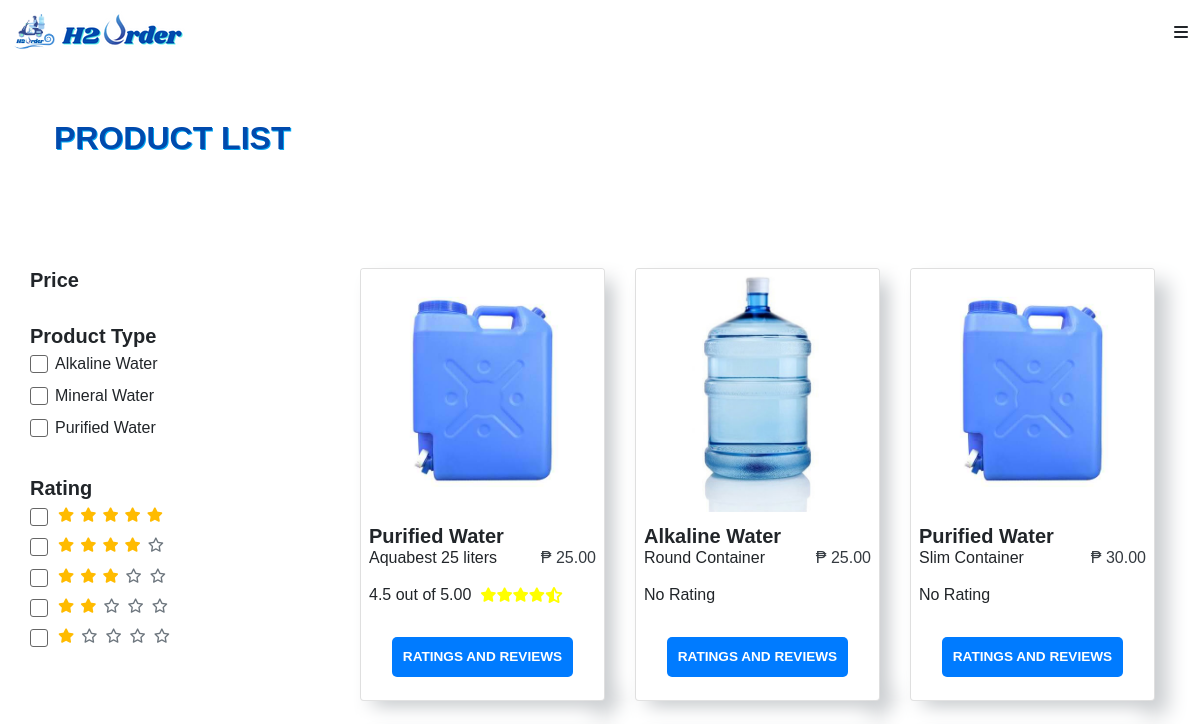
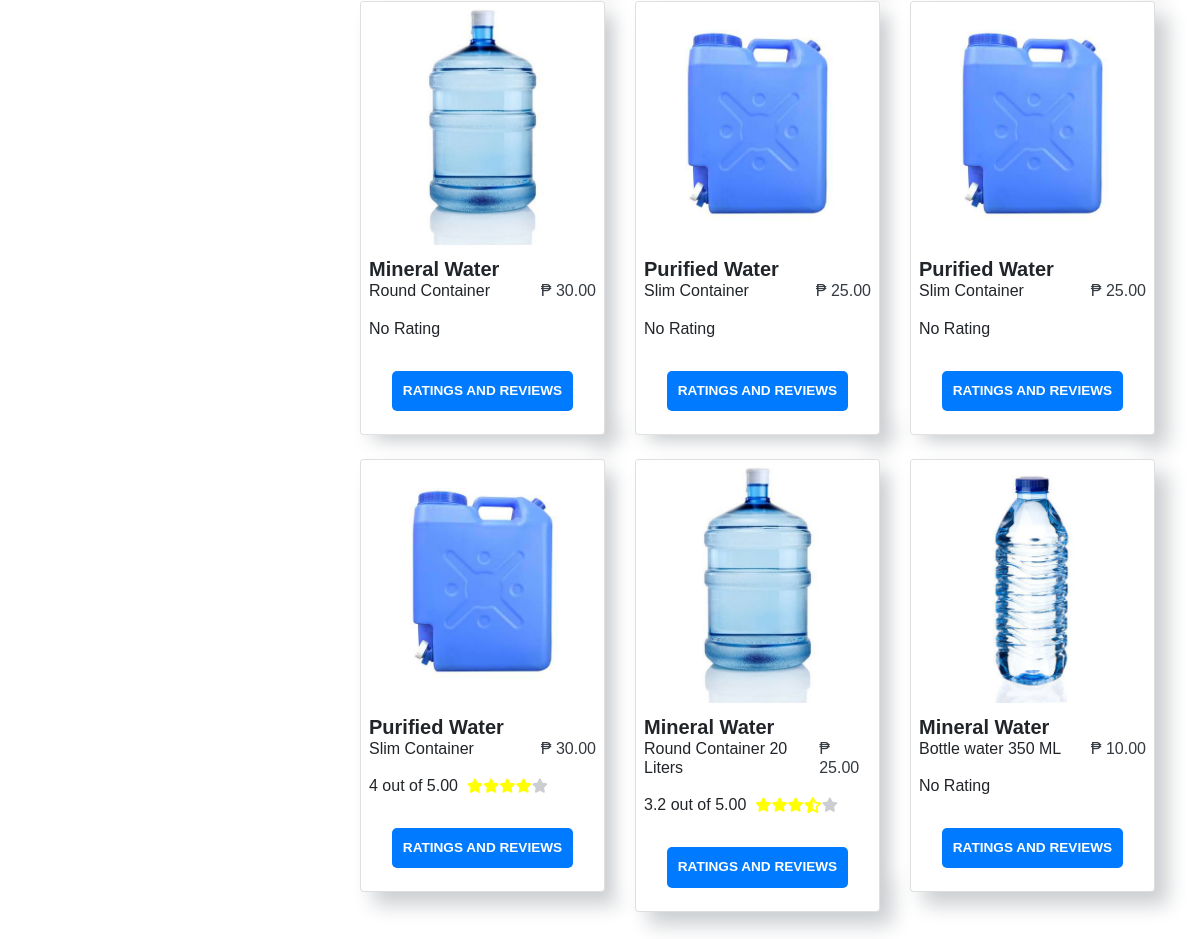
The app's page /customer/filter_product.php (signed in), older data (2 pictures, top to bottom).
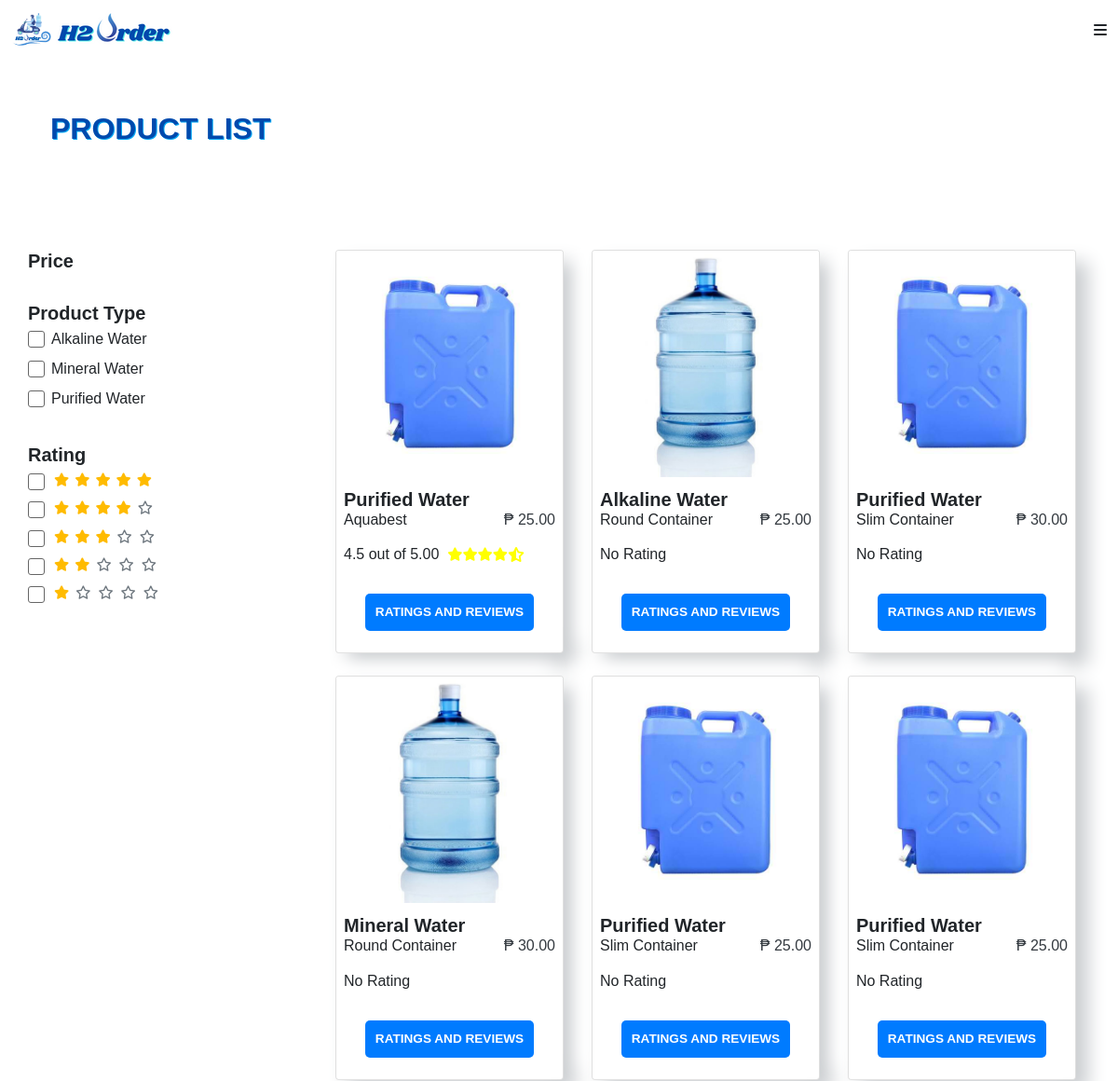
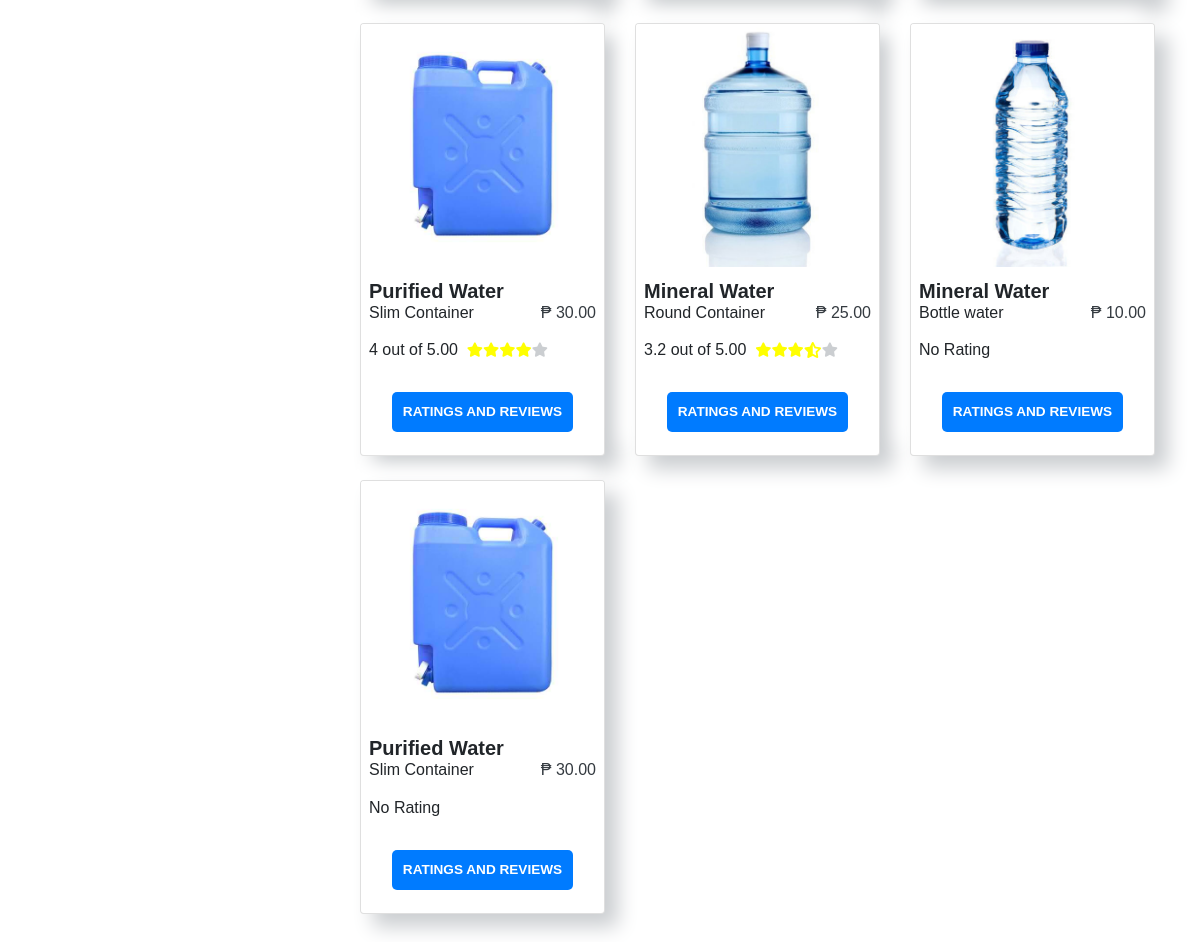
The same page, newer data (2 pictures, top to bottom).
### tables this page shows
CREATE TABLE `product` (
  `product_id` int(11) NOT NULL,
  `merchant_id` int(11) NOT NULL,
  `product_name` varchar(255) NOT NULL,
  `product_type` varchar(255) NOT NULL,
  `volume` varchar(255) NOT NULL,
  `price` int(11) NOT NULL,
  `image` varchar(255) NOT NULL,
  `description` varchar(255) NOT NULL
);

### customer/filter_product.php (the view, shortened to what this page needs)
<?php
require '../connection.php';
?>
<!DOCTYPE html>
<html>
    <head>
    <link rel="stylesheet" href="https://cdn.jsdelivr.net/npm/bootstrap@4.0.0/dist/css/bootstrap.min.css">
    </head>
    <body   >
      <?php include 'navbar.php' ?>
      <div class="wrapper">
    <div class="d-md-flex align-items-md-center">
              <p class="text-center h2 fw-bold mb-3 mx-1 mx-md-4 mt-4"
      style="color:#004aad;text-shadow: 1px 1px #03a9f4;font-weight: 600">PRODUCT LIST
      </p>
    </div>
    <div class="d-sm-flex align-items-sm-center pt-2 clear">
    </div>
    <div class="filters"> <button class="btn btn-success" type="button" data-toggle="collapse" data-target="#mobile-filter" aria-expanded="true" aria-controls="mobile-filter">Filter<span class="px-1 fas fa-filter"></span></button> </div>
    <div class="content py-md-0 py-3">
        <section id="sidebar">
            <div class="py-3">
                <h5 class="font-weight-bold">Price</h5>
            </div>
            <div class="py-3">
                 <h5 class="font-weight-bold">Product Type</h5>
             <?php
                $sql="SELECT DISTINCT product_type FROM product ORDER BY product_type";
                $result= $conn->query($sql);
                while ($row=$result->fetch_assoc() ) {
             ?>
                <form class="brand">
                    <div class="form-inline d-flex align-items-center py-1">
                        <label class="tick">
                            <?=  $row['product_type'];?>
                            <span class="check"></span>
                         </label>
                     </div>
                </form>
                <?php
                    }
                 ?>
            </div>
            <div class="py-3">
                <h5 class="font-weight-bold">Rating</h5>
                <form class="rating">
                    <div class="form-inline d-flex align-items-center py-2">
                       <label class="tick">
                            <span class="fas fa-star"></span>
                            <span class="fas fa-star"></span>
                            <span class="fas fa-star"></span>
                            <span class="fas fa-star"></span>
                            <span class="fas fa-star"></span>
                            <span class="check"></span>
                      </label>
                    </div>
                    <div class="form-inline d-flex align-items-center py-2">
                        <label class="tick">
                            <span class="fas fa-star"></span>
                            <span class="fas fa-star"></span>
                            <span class="fas fa-star"></span>
                            <span class="fas fa-star"></span>
                            <span class="far fa-star px-1 text-muted"></span>
                            <span class="check"></span>
                        </label>
                    </div>
                    <div class="form-inline d-flex align-items-center py-2">
                        <label class="tick">
                            <span class="fas fa-star"></span>
                            <span class="fas fa-star"></span>
                            <span class="fas fa-star"></span>
                            <span class="far fa-star px-1 text-muted"></span>
                            <span class="far fa-star px-1 text-muted"></span>
                            <span class="check"></span>
                        </label>
                    </div>
                    <div class="form-inline d-flex align-items-center py-2">
                        <label class="tick">
                            <span class="fas fa-star"></span>
                            <span class="fas fa-star"></span>
                            <span class="far fa-star px-1 text-muted"></span>
                            <span class="far fa-star px-1 text-muted"></span>
                            <span class="far fa-star px-1 text-muted"></span>
                            <span class="check"></span>
                        </label>
                    </div>
                    <div class="form-inline d-flex align-items-center py-2">
                        <label class="tick">
                            <span class="fas fa-star"></span>
                            <span class="far fa-star px-1 text-muted"></span>
                            <span class="far fa-star px-1 text-muted"></span>
                            <span class="far fa-star px-1 text-muted"></span>
                            <span class="far fa-star px-1 text-muted"></span>
                            <span class="check"></span>
                        </label> </div>
                </form>
            </div>
        </section>
        <section id="products">
            <div class="container py-3">
                <div class="row" id="result">
                     <?php
                           $query = $conn->query("SELECT * FROM product ") or die(mysqli_error());
                                  while($fetch = $query->fetch_array()){
                                      $std_num= 0;
                                      $counter =0;
                                    $productId = $fetch['product_id'];
                                    $query2 = $conn->query("SELECT product_rating.rating
                                    FROM product_rating WHERE product_rating.product_id = $productId");
                                    while($fetch2 = $query2->fetch_array()){
                                      $std_num += $fetch2['rating'];
                                      $counter++;
                                    }
                                    if($std_num > 0) {
                                      $average = $std_num / $counter;
                                    }
                                    else {
                                      $average = 0;
                                    }
                          ?>
                    <div class="col-lg-4 col-md-6 col-sm-10 offset-md-0 offset-sm-1">
                        <div class="card">
                            <img class="card-img-top" src="../photo/<?php echo $fetch['image']?>"
                                 onclick="window.location='product_view.php?product_id=<?php echo $fetch['product_id']?>'">
                            <div class="card-body">
                                <h5 class="font-weight-bold pt-1"><?php echo $fetch['product_type']?></h5>
                                  <div class="d-flex justify-content-between mb-3">
                                      <h6 class="mb-0"><?php echo $fetch['product_name']?></h6>
                                      <h6 class="text-dark mb-0">&#8369; <?php echo $fetch['price']?>.00</h6>
                                    </div>
                                <div class="d-flex align-items-center product">
                                      <?php if($average==0) {
                echo 'No Rating';
              } else{
                echo round($average,2);
                echo ' out of 5.00 &nbsp';
                      if($average == 5){
                        echo '<i class="fa fa-star" style="color:yellow;"></i>';
                        echo '<i class="fa fa-star" style="color:yellow;"></i>';
                        echo '<i class="fa fa-star" style="color:yellow;"></i>';
                        echo '<i class="fa fa-star" style="color:yellow;"></i>';
                        echo '<i class="fa fa-star" style="color:yellow;"></i>';
                      }else if($average <5  && $average >4 ){
                        echo '<i class="fa fa-star" style="color:yellow;"></i>';
                        echo '<i class="fa fa-star" style="color:yellow;"></i>';
                        echo '<i class="fa fa-star" style="color:yellow;"></i>';
                        echo '<i class="fa fa-star" style="color:yellow;"></i>';
                        echo '<i class="fa fa-star-half-alt" style="color:yellow;"></i>';
                      }else if($average == 4 ){
                        echo '<i class="fa fa-star" style="color:yellow;"></i>';
                        echo '<i class="fa fa-star" style="color:yellow;"></i>';
                        echo '<i class="fa fa-star" style="color:yellow;"></i>';
                        echo '<i class="fa fa-star" style="color:yellow;"></i>';
                        echo '<i class="fa fa-star" style="color:#cbced1;"></i>';
                      }else if($average <4  && $average >3 ){
                        echo '<i class="fa fa-star" style="color:yellow;"></i>';
                        echo '<i class="fa fa-star" style="color:yellow;"></i>';
                        echo '<i class="fa fa-star" style="color:yellow;"></i>';
                        echo '<i class="fa fa-star-half-alt" style="color:yellow;"></i>';
                        echo '<i class="fa fa-star" style="color:#cbced1;"></i>';
                      }else if($average == 3 ){
                        echo '<i class="fa fa-star" style="color:yellow;"></i>';
                        echo '<i class="fa fa-star" style="color:yellow;"></i>';
                        echo '<i class="fa fa-star" style="color:yellow;"></i>';
                        echo '<i class="fa fa-star" style="color:#cbced1;"></i>';
                        echo '<i class="fa fa-star" style="color:#cbced1;"></i>';
                      }else if($average <3  && $average >2 ){
                        echo '<i class="fa fa-star" style="color:yellow;"></i>';
                        echo '<i class="fa fa-star" style="color:yellow;"></i>';
                        echo '<i class="fa fa-star-half-alt" style="color:yellow;"></i>';
                        echo '<i class="fa fa-star" style="color:#cbced1;"></i>';
                        echo '<i class="fa fa-star" style="color:#cbced1;"></i>';
                      }else if($average == 2 ){
                        echo '<i class="fa fa-star" style="color:yellow;"></i>';
                        echo '<i class="fa fa-star" style="color:yellow;"></i>';
                        echo '<i class="fa fa-star" style="color:#cbced1;"></i>';
                        echo '<i class="fa fa-star" style="color:#cbced1;"></i>';
                        echo '<i class="fa fa-star" style="color:#cbced1;"></i>';
                      }else if($average <2  && $average >1 ){
                        echo '<i class="fa fa-star" style="color:yellow;"></i>';
                        echo '<i class="fa fa-star-half-alt" style="color:yellow;"></i>';
                        echo '<i class="fa fa-star" style="color:#cbced1;"></i>';
                        echo '<i class="fa fa-star" style="color:#cbced1;"></i>';
                        echo '<i class="fa fa-star" style="color:#cbced1;"></i>';
                      }else if($average == 1 ){
                        echo '<i class="fa fa-star" style="color:yellow;"></i>';
                        echo '<i class="fa fa-star" style="color:#cbced1;"></i>';
                        echo '<i class="fa fa-star" style="color:#cbced1;"></i>';
                        echo '<i class="fa fa-star" style="color:#cbced1;"></i>';
                        echo '<i class="fa fa-star" style="color:#cbced1;"></i>';
                      }
                } ?>
                                </div>
                                    <a onclick="window.location='review.php?product_id=<?php echo $fetch['product_id']?>'"
                                      style="width:80%; margin-top: 30px;color:white"
                                      class="btn btn-primary">Ratings and Reviews</a>
                            </div>
                        </div><br>
                    </div>
                   <?php
                       }
                    ?>
                </div>
            </div>
        </section>
    </div>
</div>
    </body>
</html>

### customer/navbar.php (shortened to what this page needs)
<!DOCTYPE html>
<html>
    <head>
        <link href='https://unpkg.com/boxicons@2.0.7/css/boxicons.min.css' rel='stylesheet'>
    </head>
    <body>
        <header class = "header" id = "header">
<img src="../img/newLG.png"  style="width: 45px;height: 45px;">
            <div class = "head-top"  style="margin-top: -45px; margin-left: 50px;">
                <div class = "site-name" >
                    <img src="../img/H2.png">
                </div>
                <div class = "site-nav">
                    <span id = "nav-btn"><i class = "fas fa-bars"></i></span>
                </div>
            </div>
        </header>
    </body>
</html>

### customer/navbar.php (style rules this page uses)
:root { --transition: all 0.7s ease; --yellow: #f9d342; --dark: #292826; }
* { box-sizing: border-box; padding: 0; margin: 0; font-family: "Poppins", sans-serif; }
html { scroll-behavior: smooth; }
.btn { font-size: 16px; text-transform: uppercase; font-weight: 600; border: none; border-radius: 5px; padding: 10px; width: 140px; display: block; margin: 15px auto; cursor: pointer; transition: var(--transition); }
.header { background: no-repeat; min-height: 8vh; padding: 10px; display: flex; flex-direction: column; align-content: stretch; }
.head-top { display: flex; justify-content: space-between; align-items: center; }
.head-top span { cursor: pointer; letter-spacing: 2px; transition: var(--transition); align-items: center; }

### customer/filter_product.php (style rules this page uses)
.wrapper { padding: 30px; max-width: 1200px; margin: auto }
.btn { color: #666; font-size: 0.85rem }
label { cursor: pointer }
.tick { display: block; position: relative; padding-left: 23px; cursor: pointer; font-size: 0.8rem; margin: 0 }
.check { position: absolute; top: 1px; left: 0; height: 18px; width: 18px; background-color: #0d6edf; border: 1px solid #ddd; border-radius: 3px }
.check:after { content: ""; position: absolute; display: none }
.tick .check:after { left: 6px; top: 2px; width: 5px; height: 10px; border: solid white; border-width: 0 3px 3px 0; transform: rotate(45deg) scale(2) }
#sidebar { width: 25%; float: left }
.brand .check { background-color: #fff; top: 3px; border: 1px solid #666 }
.brand .tick { font-size: 1rem; padding-left: 25px }
.rating .check { background-color: #fff; border: 1px solid #666; top: 0 }
.rating .tick { font-size: 0.9rem; padding-left: 25px }
.rating .fas.fa-star { color: #ffbb00; padding: 0px 3px }
#products { width: 75%; padding-left: 30px; margin: 0; float: right }
.card { box-shadow: 13px 13px 20px #cbced1, -13px -13px 20px #fff; }
.card-body { padding: 0.5rem }
div.h5, h5 { margin: 0 }
.product .fa-star { font-size: 0.9rem }
.clear { clear: both }

Row changes from the older to the newer data that the page shows:
changed product: product_name "Aquabest 25 liters" → "Aquabest"
changed product (number 8 of 10 on the later page): product_name "Round Container 20 Liters" → "Round Container"
changed product: product_name "Bottle water 350 ML" → "Bottle water"
added product: image (picture), product_type "Purified Water", product_name "Slim Container", price "30", shows "No Rating"
